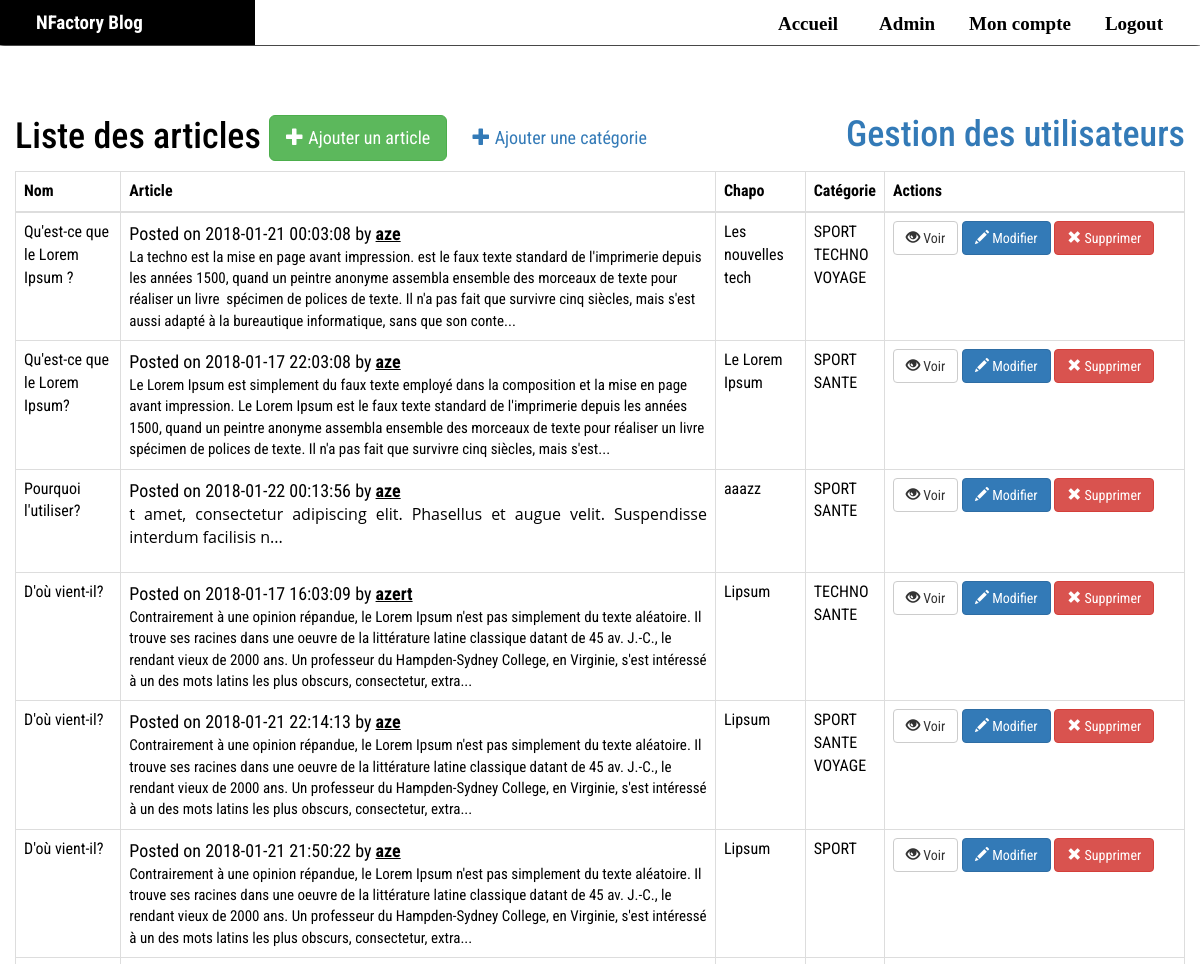
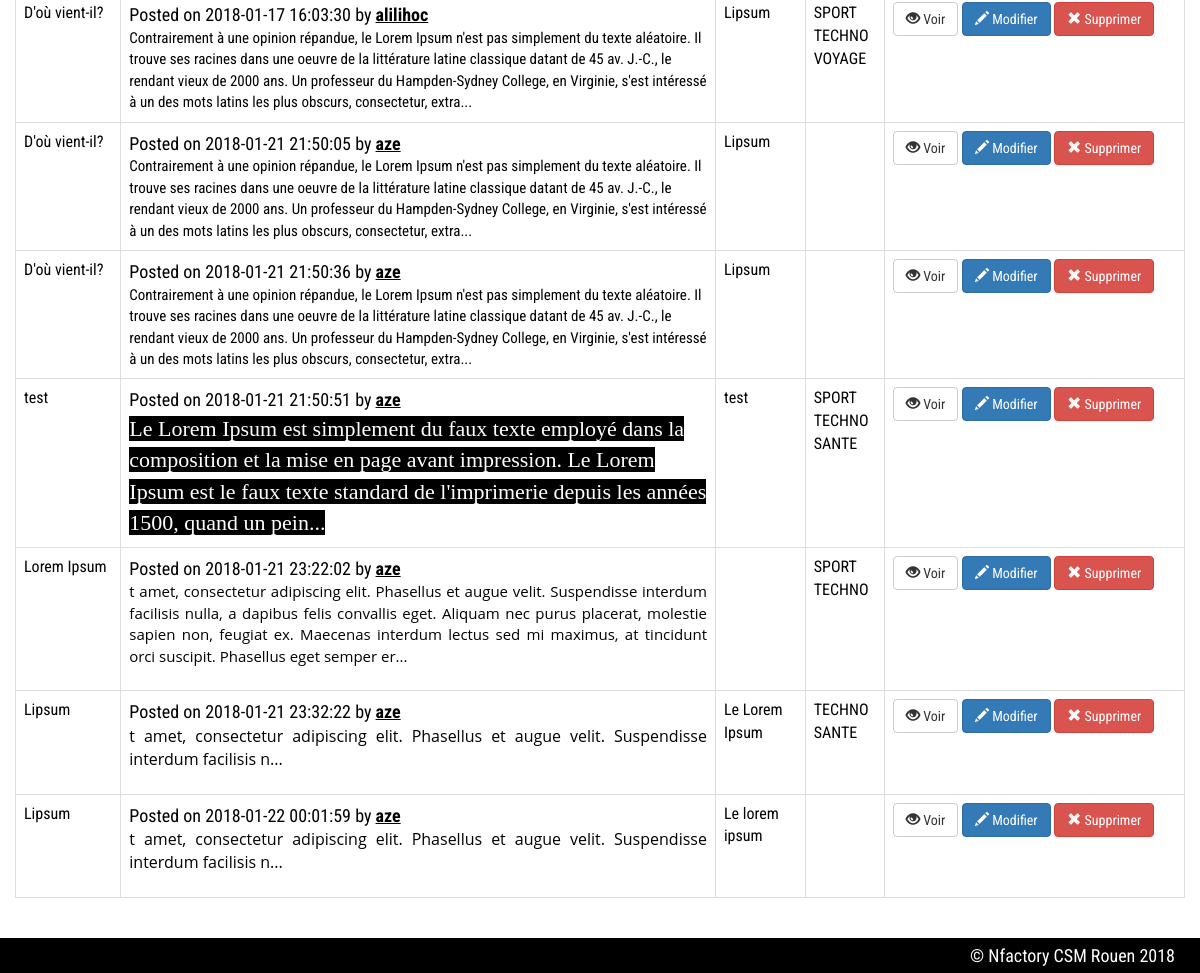
/index.php?page=admin (signed in), run on the app's committed database (2 pictures, top to bottom).
### tables this page shows
CREATE TABLE `t_articles` (
  `ID_ARTICLE` int(11) NOT NULL,
  `ARTTITRE` varchar(45) NOT NULL,
  `ARTCHAPO` varchar(45) DEFAULT NULL,
  `ARTCONTENU` text NOT NULL,
  `ARTDATE` datetime DEFAULT NULL
);

CREATE TABLE `t_users` (
  `ID_USER` int(11) NOT NULL,
  `USERNAME` varchar(45) NOT NULL,
  `USERFNAME` varchar(45) DEFAULT NULL,
  `PSEUDO` varchar(255) NOT NULL,
  `USERMAIL` varchar(255) NOT NULL,
  `USERPASSWORD` char(40) NOT NULL,
  `USERDATEINS` datetime DEFAULT NULL,
  `T_ROLES_ID_ROLE` int(11) NOT NULL
);

CREATE TABLE `t_categories_has_t_articles` (
  `T_CATEGORIES_ID_CATEGORIE` int(11) NOT NULL,
  `T_ARTICLES_ID_ARTICLE` int(11) NOT NULL
);

CREATE TABLE `t_categories` (
  `ID_CATEGORIE` int(11) NOT NULL,
  `CATLIBELLE` varchar(45) NOT NULL
);

### include/admin.inc.php (the view, shortened to what this page needs)
<div class="pc row" >
        <h1>
            <strong>Liste des articles   </strong>
            <a href="index.php?page=addArticle" class="btn btn-success btn-lg"><span class="glyphicon glyphicon-plus"></span> Ajouter un article</a>
            <a href="index.php?page=AC" class="btn  btn-lg"><span class="glyphicon glyphicon-plus"></span> Ajouter une catégorie</a>
            <strong style="float: right"><a href="index.php?page=adminusers">Gestion des utilisateurs</a></strong>
        </h1>
        <table class="table table-bordered admin " style="font-family: 'Roboto Condensed'">
            <thead ">
            <tr style="font-weight: bold;">
                <th>Nom</th>
                <th>Article</th>
                <th>Chapo</th>
                <th>Catégorie</th>
                <th>Actions</th>
            </tr>
            </thead>
            <tbody>
        <?php
        require_once './functions/functions.php';
        $db = Database::connect();
        $statement = $db->query('SELECT * FROM t_articles');
       while($item = $statement->fetch())
        {
            $checkcategories = '<p style="font-size:18px;"> Posted on '.$item['ARTDATE'] .' by <span style = "font-weight: bold ; text-decoration: underline"> '.findAuthor($item['ID_ARTICLE'],$db).'</span>';
            $checkcategories .= returnXWords(html_entity_decode($item['ARTCONTENU']),400) .'<br>';
            $post  =  '<tr>
                        <td>'. $item['ARTTITRE'] . '</td>
                        <td style="text-align: justify; font-size: 13px">'. $checkcategories. '</td>
                        <td>'. $item['ARTCHAPO']. '</td>
                        <td>'. findCategories($item['ID_ARTICLE'],$db) . '</td>
                        <td width=300>
                        <a class="btn btn-default" href="index.php?page=view&amp;id='.$item['ID_ARTICLE'].'"><span class="glyphicon glyphicon-eye-open"></span> Voir</a>
                        <a class="btn btn-primary" href="index.php?page=update&amp;id='.$item['ID_ARTICLE'].'"><span class="glyphicon glyphicon-pencil"></span> Modifier</a>
                        <a class="btn btn-danger" href="index.php?page=delete&amp;id='.$item['ID_ARTICLE'].'"><span class="glyphicon glyphicon-remove"></span> Supprimer</a>
                        </td>
                       </tr>';
            echo $post;
        }
        ?>  </tbody>
        </table>
    </div>

### functions/functions.php (shortened to what this page needs)
<?php
    function callPage() {
        if (isset($_GET['page'])) {
            if  ($_GET['page'] == "")
                $page = "accueil";
            else
                $page = $_GET['page'];
        }
        else {
            $page = "accueil";
        }
        $page = "./include/" . $page . ".inc.php";
        $incFiles = glob("./include/*.inc.php");
        if (in_array($page, $incFiles)) {
            include($page);
        }
        else {
            include("./include/default.inc.php");
        }
    }
    function findCategories($idarticle, $pdo){
            $req = $pdo -> prepare('SELECT * FROM t_categories LEFT JOIN t_categories_has_t_articles ON ID_CATEGORIE = T_CATEGORIES_ID_CATEGORIE WHERE T_ARTICLES_ID_ARTICLE = ?');
            $req -> execute([$idarticle]);
            $cat = '<ul>';
            while($row = $req -> fetch()){
                $cat .=  "<li>" . $row['CATLIBELLE'] . "</li>"; ;
            };
            $cat .= "</ul>";
            return $cat;
    }
    function findAuthor($idarticle , $db){
        $req = $db -> prepare('SELECT * FROM `t_users`left join t_articles_has_t_users on ID_USER = t_users_id_user WHERE t_articles_id_article = ?');
        $req -> execute([$idarticle]);
        $row = $req -> fetch();
        return $row['PSEUDO'];
    }
    function returnXWords($article, $length){
        if(strlen($article) > $length) $article = substr($article, 0, $length).'...';
        return $article;
        }

### assets/css/screen.css (style rules this page uses)
body { background: #fff !important; }
h1, h2 ,h3,h4,h5,h6,p { text-align: left; font-family: 'Roboto Condensed', Arial, sans-serif; color: #000000; }
.admin p { font-size: 15px; }

### data on the page
t_articles: ARTTITRE "Qu'est-ce que le Lorem Ipsum ?", ARTDATE "2018-01-21 00:03:08", ID_ARTICLE.PSEUDO "aze", ARTCONTENU "La techno est la mise en page avant impression. est le faux texte standard de l'imprimerie depuis les années 1500, quand un peintre anonyme assembla ensemble des morceaux de texte pour réaliser un livre spécimen de polices de texte. Il n'a pas fait que survivre cinq siècles, mais s'est aussi adapté à la bureautique informatique, sans que son conte...", ARTCHAPO "Les nouvelles tech"
t_categories_has_t_articles: T_CATEGORIES_ID_CATEGORIE.CATLIBELLE "SPORT"
t_categories_has_t_articles: T_CATEGORIES_ID_CATEGORIE.CATLIBELLE "TECHNO"
t_categories_has_t_articles: T_CATEGORIES_ID_CATEGORIE.CATLIBELLE "VOYAGE"
t_articles: ARTTITRE "Qu'est-ce que le Lorem Ipsum?", ARTDATE "2018-01-17 22:03:08", ID_ARTICLE.PSEUDO "aze", ARTCONTENU "Le Lorem Ipsum est simplement du faux texte employé dans la composition et la mise en page avant impression. Le Lorem Ipsum est le faux texte standard de l'imprimerie depuis les années 1500, quand un peintre anonyme assembla ensemble des morceaux de texte pour réaliser un livre spécimen de polices de texte. Il n'a pas fait que survivre cinq siècles, mais s'est...", ARTCHAPO "Le Lorem Ipsum"
t_categories_has_t_articles: T_CATEGORIES_ID_CATEGORIE.CATLIBELLE "SPORT"
t_categories_has_t_articles: T_CATEGORIES_ID_CATEGORIE.CATLIBELLE "SANTE"
t_articles: ARTTITRE "Pourquoi l'utiliser?", ARTDATE "2018-01-22 00:13:56", ID_ARTICLE.PSEUDO "aze", ARTCONTENU "t amet, consectetur adipiscing elit. Phasellus et augue velit. Suspendisse interdum facilisis n...", ARTCHAPO "aaazz"
t_categories_has_t_articles: T_CATEGORIES_ID_CATEGORIE.CATLIBELLE "SPORT"
t_categories_has_t_articles: T_CATEGORIES_ID_CATEGORIE.CATLIBELLE "SANTE"
t_articles: ARTTITRE "D'où vient-il?", ARTDATE "2018-01-17 16:03:09", ID_ARTICLE.PSEUDO "azert", ARTCONTENU "Contrairement à une opinion répandue, le Lorem Ipsum n'est pas simplement du texte aléatoire. Il trouve ses racines dans une oeuvre de la littérature latine classique datant de 45 av. J.-C., le rendant vieux de 2000 ans. Un professeur du Hampden-Sydney College, en Virginie, s'est intéressé à un des mots latins les plus obscurs, consectetur, extra...", ARTCHAPO "Lipsum"
t_categories_has_t_articles: T_CATEGORIES_ID_CATEGORIE.CATLIBELLE "TECHNO"
t_categories_has_t_articles: T_CATEGORIES_ID_CATEGORIE.CATLIBELLE "SANTE"
t_articles: ARTTITRE "D'où vient-il?", ARTDATE "2018-01-21 22:14:13", ID_ARTICLE.PSEUDO "aze", ARTCONTENU "Contrairement à une opinion répandue, le Lorem Ipsum n'est pas simplement du texte aléatoire. Il trouve ses racines dans une oeuvre de la littérature latine classique datant de 45 av. J.-C., le rendant vieux de 2000 ans. Un professeur du Hampden-Sydney College, en Virginie, s'est intéressé à un des mots latins les plus obscurs, consectetur, extra...", ARTCHAPO "Lipsum"
t_categories_has_t_articles: T_CATEGORIES_ID_CATEGORIE.CATLIBELLE "SPORT"
t_categories_has_t_articles: T_CATEGORIES_ID_CATEGORIE.CATLIBELLE "SANTE"
t_categories_has_t_articles: T_CATEGORIES_ID_CATEGORIE.CATLIBELLE "VOYAGE"
t_articles: ARTTITRE "D'où vient-il?", ARTDATE "2018-01-21 21:50:22", ID_ARTICLE.PSEUDO "aze", ARTCONTENU "Contrairement à une opinion répandue, le Lorem Ipsum n'est pas simplement du texte aléatoire. Il trouve ses racines dans une oeuvre de la littérature latine classique datant de 45 av. J.-C., le rendant vieux de 2000 ans. Un professeur du Hampden-Sydney College, en Virginie, s'est intéressé à un des mots latins les plus obscurs, consectetur, extra...", ARTCHAPO "Lipsum"
t_categories_has_t_articles: T_CATEGORIES_ID_CATEGORIE.CATLIBELLE "SPORT"
t_articles: ARTTITRE "D'où vient-il?", ARTDATE "2018-01-17 16:03:30", ID_ARTICLE.PSEUDO "alilihoc", ARTCONTENU "Contrairement à une opinion répandue, le Lorem Ipsum n'est pas simplement du texte aléatoire. Il trouve ses racines dans une oeuvre de la littérature latine classique datant de 45 av. J.-C., le rendant vieux de 2000 ans. Un professeur du Hampden-Sydney College, en Virginie, s'est intéressé à un des mots latins les plus obscurs, consectetur, extra...", ARTCHAPO "Lipsum"
t_categories_has_t_articles: T_CATEGORIES_ID_CATEGORIE.CATLIBELLE "SPORT"
t_categories_has_t_articles: T_CATEGORIES_ID_CATEGORIE.CATLIBELLE "TECHNO"
t_categories_has_t_articles: T_CATEGORIES_ID_CATEGORIE.CATLIBELLE "VOYAGE"
t_articles: ARTTITRE "D'où vient-il?", ARTDATE "2018-01-21 21:50:05", ID_ARTICLE.PSEUDO "aze", ARTCONTENU "Contrairement à une opinion répandue, le Lorem Ipsum n'est pas simplement du texte aléatoire. Il trouve ses racines dans une oeuvre de la littérature latine classique datant de 45 av. J.-C., le rendant vieux de 2000 ans. Un professeur du Hampden-Sydney College, en Virginie, s'est intéressé à un des mots latins les plus obscurs, consectetur, extra...", ARTCHAPO "Lipsum"
t_articles: ARTTITRE "D'où vient-il?", ARTDATE "2018-01-21 21:50:36", ID_ARTICLE.PSEUDO "aze", ARTCONTENU "Contrairement à une opinion répandue, le Lorem Ipsum n'est pas simplement du texte aléatoire. Il trouve ses racines dans une oeuvre de la littérature latine classique datant de 45 av. J.-C., le rendant vieux de 2000 ans. Un professeur du Hampden-Sydney College, en Virginie, s'est intéressé à un des mots latins les plus obscurs, consectetur, extra...", ARTCHAPO "Lipsum"
t_articles: ARTTITRE "test", ARTDATE "2018-01-21 21:50:51", ID_ARTICLE.PSEUDO "aze", ARTCONTENU "Le Lorem Ipsum est simplement du faux texte employé dans la composition et la mise en page avant impression. Le Lorem Ipsum est le faux texte standard de l'imprimerie depuis les années 1500, quand un pein...", ARTCHAPO "test"
t_categories_has_t_articles: T_CATEGORIES_ID_CATEGORIE.CATLIBELLE "SPORT"
t_categories_has_t_articles: T_CATEGORIES_ID_CATEGORIE.CATLIBELLE "TECHNO"
t_categories_has_t_articles: T_CATEGORIES_ID_CATEGORIE.CATLIBELLE "SANTE"
t_articles: ARTTITRE "Lorem Ipsum", ARTDATE "2018-01-21 23:22:02", ID_ARTICLE.PSEUDO "aze", ARTCONTENU "t amet, consectetur adipiscing elit. Phasellus et augue velit. Suspendisse interdum facilisis nulla, a dapibus felis convallis eget. Aliquam nec purus placerat, molestie sapien non, feugiat ex. Maecenas interdum lectus sed mi maximus, at tincidunt orci suscipit. Phasellus eget semper er..."
t_categories_has_t_articles: T_CATEGORIES_ID_CATEGORIE.CATLIBELLE "SPORT"
t_categories_has_t_articles: T_CATEGORIES_ID_CATEGORIE.CATLIBELLE "TECHNO"
t_articles: ARTTITRE "Lipsum", ARTDATE "2018-01-21 23:32:22", ID_ARTICLE.PSEUDO "aze", ARTCONTENU "t amet, consectetur adipiscing elit. Phasellus et augue velit. Suspendisse interdum facilisis n...", ARTCHAPO "Le Lorem Ipsum"
t_categories_has_t_articles: T_CATEGORIES_ID_CATEGORIE.CATLIBELLE "TECHNO"
t_categories_has_t_articles: T_CATEGORIES_ID_CATEGORIE.CATLIBELLE "SANTE"
t_articles: ARTTITRE "Lipsum", ARTDATE "2018-01-22 00:01:59", ID_ARTICLE.PSEUDO "aze", ARTCONTENU "t amet, consectetur adipiscing elit. Phasellus et augue velit. Suspendisse interdum facilisis n...", ARTCHAPO "Le lorem ipsum"
